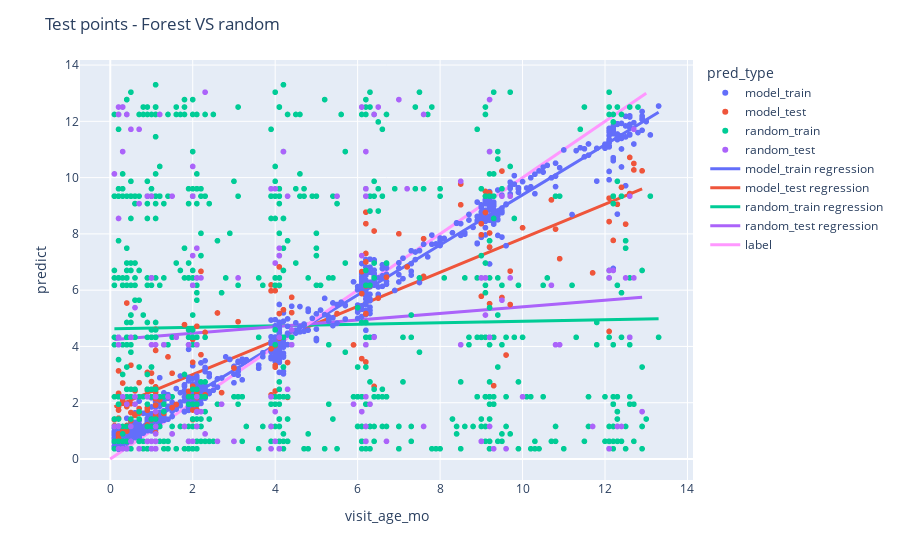

Notebook code cell kept with this figure:
### Code cell
merged_training_df = get_regression_predict(merge_df,best_regress_params,False,0.85)
cols = merged_training_df.columns.tolist()
err_margin = 1.0
# merged_training_df = merged_training_df.loc[merged_training_df.tt == 'test']
# X = merged_training_df.iloc[:,:meta_idx].values
label = merged_training_df.visit_age_mo
predict = merged_training_df.predict


if 'predict' in merged_training_df: 
    # Can't use wide_to_long with a 'predict' column in the original df because it will try to remove the prefix and create a predict column
    merged_training_df.drop(columns='predict',inplace=True)
    cols = merged_training_df.columns.tolist()
    

choice_random = get_random_function(merged_training_df)(len(predict))

#Calculate model loss and accuracy
loss = abs(predict-label)
succ = np.count_nonzero(loss < err_margin) / len(loss)
print(f"AVG loss = {np.average(loss)}")
print(f"ACC  = {succ}")

#Calculate random loss and accuracy
loss = abs(choice_random-label)
succ = np.count_nonzero(loss < err_margin) / len(loss)
print(f"Tree Random AVG loss = {np.average(loss)}")
print(f"Tree Random ACC  = {succ}")

merged_training_df.loc[pd.isna(merged_training_df.symptoms),'symptoms']='unknown'

merged_training_df = merged_training_df.assign(predict_model=predict, label=label, predict_random=choice_random)

#merge the columns predict_model and predict_random with a corresponding label 'pred_type' to know where a prediction came from
merged_training_df['id'] = merged_training_df.index


#Keep all the columns except for predict_model and predict_random and join them to one column 'predict'
predict_melt_df = pd.wide_to_long(merged_training_df,['predict'],i='id',j='pred_type',sep='_',suffix='\w+').reset_index()
predict_melt_df.pred_type =  predict_melt_df.pred_type + "_" + predict_melt_df.tt

# #Plot results on graph
# # fig = px.scatter(predict_melt_df[predict_melt_df.tt == 'test'],x='visit_age_mo',y='predict',color='pred_type',custom_data=['symptoms','sampleID'])
fig = px.scatter(predict_melt_df,x='visit_age_mo',y='predict',color='pred_type',custom_data=['symptoms','sampleID'])
fig.update_traces(
    hovertemplate="<br>".join([
        "predict %{y}, label: %{x}",
        "sampleID: %{customdata[1]}",
        "symptom: %{customdata[0]}"
    ])
)

for data in fig['data']:
    legendgroup = data['legendgroup']
    draw_regresssion(predict_melt_df,predict_melt_df.pred_type == legendgroup,fig,f'{legendgroup} regression',color=data['marker']['color'])
    
x = list(np.arange(0,14))
fig.add_trace((go.Scatter(x=x, y=x,
                    mode='lines',
                    name='label',
                    line=dict(width=3))))
fig.update_layout(title='Test points - Forest VS random')

### Figure 1 — Plotly figure (JSON) as saved in the notebook; plotly's stock layout.template omitted (floating-point values rounded to 4 significant figures; data arrays with more than 128 entries replaced by an {"elided": "..."} marker saying what was removed)
{"data": [{"customdata": {"elided": "836x2 str values"}, "hovertemplate": "predict %{y}, label: %{x}<br>sampleID: %{customdata[1]}<br>symptom: %{customdata[0]}", "legendgroup": "model_train", "marker": {"color": "#636efa", "symbol": "circle"}, "mode": "markers", "name": "model_train", "showlegend": true, "type": "scattergl", "x": {"elided": "836 float values"}, "xaxis": "x", "y": {"elided": "836 float values"}, "yaxis": "y"}, {"customdata": {"elided": "152x2 str values"}, "hovertemplate": "predict %{y}, label: %{x}<br>sampleID: %{customdata[1]}<br>symptom: %{customdata[0]}", "legendgroup": "model_test", "marker": {"color": "#EF553B", "symbol": "circle"}, "mode": "markers", "name": "model_test", "showlegend": true, "type": "scattergl", "x": {"elided": "152 float values"}, "xaxis": "x", "y": {"elided": "152 float values"}, "yaxis": "y"}, {"customdata": {"elided": "836x2 str values"}, "hovertemplate": "predict %{y}, label: %{x}<br>sampleID: %{customdata[1]}<br>symptom: %{customdata[0]}", "legendgroup": "random_train", "marker": {"color": "#00cc96", "symbol": "circle"}, "mode": "markers", "name": "random_train", "showlegend": true, "type": "scattergl", "x": {"elided": "836 float values"}, "xaxis": "x", "y": {"elided": "836 float values"}, "yaxis": "y"}, {"customdata": {"elided": "152x2 str values"}, "hovertemplate": "predict %{y}, label: %{x}<br>sampleID: %{customdata[1]}<br>symptom: %{customdata[0]}", "legendgroup": "random_test", "marker": {"color": "#ab63fa", "symbol": "circle"}, "mode": "markers", "name": "random_test", "showlegend": true, "type": "scattergl", "x": {"elided": "152 float values"}, "xaxis": "x", "y": {"elided": "152 float values"}, "yaxis": "y"}, {"line": {"width": 3}, "marker": {"color": "#636efa"}, "mode": "lines", "name": "model_train regression", "type": "scatter", "x": {"elided": "836 float values"}, "y": {"elided": "836 float values"}}, {"line": {"width": 3}, "marker": {"color": "#EF553B"}, "mode": "lines", "name": "model_test regression", "type": "scatter", "x": {"elided": "152 float values"}, "y": {"elided": "152 float values"}}, {"line": {"width": 3}, "marker": {"color": "#00cc96"}, "mode": "lines", "name": "random_train regression", "type": "scatter", "x": {"elided": "836 float values"}, "y": {"elided": "836 float values"}}, {"line": {"width": 3}, "marker": {"color": "#ab63fa"}, "mode": "lines", "name": "random_test regression", "type": "scatter", "x": {"elided": "152 float values"}, "y": {"elided": "152 float values"}}, {"line": {"width": 3}, "mode": "lines", "name": "label", "type": "scatter", "x": [0, 1, 2, 3, 4, 5, 6, 7, 8, 9, 10, 11, 12, 13], "y": [0, 1, 2, 3, 4, 5, 6, 7, 8, 9, 10, 11, 12, 13]}], "layout": {"legend": {"title": {"text": "pred_type"}, "tracegroupgap": 0}, "margin": {"t": 60}, "title": {"text": "Test points - Forest VS random"}, "xaxis": {"anchor": "y", "domain": [0, 1], "title": {"text": "visit_age_mo"}}, "yaxis": {"anchor": "x", "domain": [0, 1], "title": {"text": "predict"}}}}
